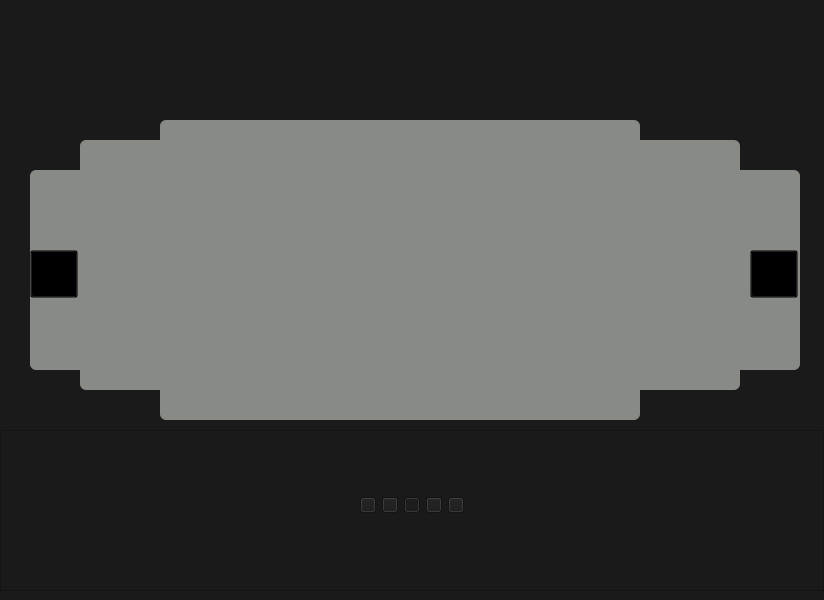
<?xml version="1.0" encoding="UTF-8"?>
<ui version="4.0">
 <class>banna</class>
 <widget class="QWidget" name="banna">
  <property name="geometry">
   <rect>
    <x>0</x>
    <y>0</y>
    <width>824</width>
    <height>600</height>
   </rect>
  </property>
  <property name="windowTitle">
   <string>Form</string>
  </property>
  <property name="styleSheet">
   <string notr="true">QWidget,QFrame
{
background-color: #1A1A1A;
}</string>
  </property>
  <widget class="QWidget" name="widgetImage" native="true">
   <property name="geometry">
    <rect>
     <x>0</x>
     <y>-10</y>
     <width>824</width>
     <height>471</height>
    </rect>
   </property>
   <property name="styleSheet">
    <string notr="true">QLabel
{
border-radius:6px;
}</string>
   </property>
   <widget class="QLabel" name="labelFirst">
    <property name="geometry">
     <rect>
      <x>30</x>
      <y>180</y>
      <width>320</width>
      <height>200</height>
     </rect>
    </property>
    <property name="styleSheet">
     <string notr="true">background-color: rgb(136, 138, 133);</string>
    </property>
    <property name="text">
     <string/>
    </property>
   </widget>
   <widget class="QLabel" name="labelSecond">
    <property name="geometry">
     <rect>
      <x>80</x>
      <y>150</y>
      <width>400</width>
      <height>250</height>
     </rect>
    </property>
    <property name="styleSheet">
     <string notr="true">background-color: rgb(136, 138, 133);</string>
    </property>
    <property name="text">
     <string/>
    </property>
   </widget>
   <widget class="QLabel" name="labelThird">
    <property name="geometry">
     <rect>
      <x>160</x>
      <y>130</y>
      <width>480</width>
      <height>300</height>
     </rect>
    </property>
    <property name="styleSheet">
     <string notr="true">background-color: rgb(136, 138, 133);</string>
    </property>
    <property name="text">
     <string/>
    </property>
   </widget>
   <widget class="QLabel" name="labelFourth">
    <property name="geometry">
     <rect>
      <x>340</x>
      <y>150</y>
      <width>400</width>
      <height>250</height>
     </rect>
    </property>
    <property name="styleSheet">
     <string notr="true">background-color: rgb(136, 138, 133);</string>
    </property>
    <property name="text">
     <string/>
    </property>
   </widget>
   <widget class="QLabel" name="labelFifth">
    <property name="geometry">
     <rect>
      <x>480</x>
      <y>180</y>
      <width>320</width>
      <height>200</height>
     </rect>
    </property>
    <property name="styleSheet">
     <string notr="true">background-color: rgb(136, 138, 133);</string>
    </property>
    <property name="text">
     <string/>
    </property>
   </widget>
   <widget class="QPushButton" name="pushButtonLeft">
    <property name="geometry">
     <rect>
      <x>30</x>
      <y>260</y>
      <width>48</width>
      <height>48</height>
     </rect>
    </property>
    <property name="styleSheet">
     <string notr="true">background-color: transparent;
border-image: url(:/images/banna_pic/other/less_than.png);</string>
    </property>
    <property name="text">
     <string/>
    </property>
   </widget>
   <widget class="QPushButton" name="pushButtonRight">
    <property name="geometry">
     <rect>
      <x>750</x>
      <y>260</y>
      <width>48</width>
      <height>48</height>
     </rect>
    </property>
    <property name="styleSheet">
     <string notr="true">background-color: transparent;background-color: transparent;
border-image: url(:/images/banna_pic/other/more_than.png);</string>
    </property>
    <property name="text">
     <string/>
    </property>
   </widget>
  </widget>
  <widget class="QFrame" name="frameDot">
   <property name="geometry">
    <rect>
     <x>0</x>
     <y>430</y>
     <width>824</width>
     <height>161</height>
    </rect>
   </property>
   <property name="minimumSize">
    <size>
     <width>0</width>
     <height>30</height>
    </size>
   </property>
   <property name="styleSheet">
    <string notr="true">QPushButton
{
	border-image: url(:/images/banna_pic/other/normal_gray.png);
}

QPushButton:checked
{
border-image: url(:/images/banna_pic/other/hover_blue.png);
}</string>
   </property>
   <property name="frameShape">
    <enum>QFrame::StyledPanel</enum>
   </property>
   <property name="frameShadow">
    <enum>QFrame::Raised</enum>
   </property>
   <layout class="QHBoxLayout" name="horizontalLayout_4">
    <property name="leftMargin">
     <number>0</number>
    </property>
    <property name="topMargin">
     <number>25</number>
    </property>
    <property name="rightMargin">
     <number>0</number>
    </property>
    <property name="bottomMargin">
     <number>35</number>
    </property>
    <item>
     <spacer name="horizontalSpacer">
      <property name="orientation">
       <enum>Qt::Horizontal</enum>
      </property>
      <property name="sizeHint" stdset="0">
       <size>
        <width>287</width>
        <height>20</height>
       </size>
      </property>
     </spacer>
    </item>
    <item>
     <widget class="QPushButton" name="pushButtonFirst">
      <property name="minimumSize">
       <size>
        <width>16</width>
        <height>16</height>
       </size>
      </property>
      <property name="maximumSize">
       <size>
        <width>16</width>
        <height>16</height>
       </size>
      </property>
      <property name="text">
       <string/>
      </property>
      <property name="checkable">
       <bool>true</bool>
      </property>
     </widget>
    </item>
    <item>
     <widget class="QPushButton" name="pushButtonSecond">
      <property name="minimumSize">
       <size>
        <width>16</width>
        <height>16</height>
       </size>
      </property>
      <property name="maximumSize">
       <size>
        <width>16</width>
        <height>16</height>
       </size>
      </property>
      <property name="text">
       <string/>
      </property>
      <property name="checkable">
       <bool>true</bool>
      </property>
     </widget>
    </item>
    <item>
     <widget class="QPushButton" name="pushButtonThird">
      <property name="minimumSize">
       <size>
        <width>16</width>
        <height>16</height>
       </size>
      </property>
      <property name="maximumSize">
       <size>
        <width>16</width>
        <height>16</height>
       </size>
      </property>
      <property name="text">
       <string/>
      </property>
      <property name="checkable">
       <bool>true</bool>
      </property>
      <property name="checked">
       <bool>true</bool>
      </property>
     </widget>
    </item>
    <item>
     <widget class="QPushButton" name="pushButtonFourth">
      <property name="minimumSize">
       <size>
        <width>16</width>
        <height>16</height>
       </size>
      </property>
      <property name="maximumSize">
       <size>
        <width>16</width>
        <height>16</height>
       </size>
      </property>
      <property name="text">
       <string/>
      </property>
      <property name="checkable">
       <bool>true</bool>
      </property>
     </widget>
    </item>
    <item>
     <widget class="QPushButton" name="pushButtonFifth">
      <property name="minimumSize">
       <size>
        <width>16</width>
        <height>16</height>
       </size>
      </property>
      <property name="maximumSize">
       <size>
        <width>16</width>
        <height>16</height>
       </size>
      </property>
      <property name="text">
       <string/>
      </property>
      <property name="checkable">
       <bool>true</bool>
      </property>
     </widget>
    </item>
    <item>
     <spacer name="horizontalSpacer_2">
      <property name="orientation">
       <enum>Qt::Horizontal</enum>
      </property>
      <property name="sizeHint" stdset="0">
       <size>
        <width>287</width>
        <height>20</height>
       </size>
      </property>
     </spacer>
    </item>
   </layout>
  </widget>
 </widget>
 <resources/>
 <connections/>
</ui>
